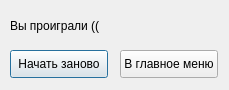
<?xml version="1.0" encoding="UTF-8"?>
<ui version="4.0">
 <class>level_lose</class>
 <widget class="QDialog" name="level_lose">
  <property name="geometry">
   <rect>
    <x>0</x>
    <y>0</y>
    <width>229</width>
    <height>90</height>
   </rect>
  </property>
  <property name="windowTitle">
   <string>Dialog</string>
  </property>
  <widget class="QLabel" name="label">
   <property name="geometry">
    <rect>
     <x>10</x>
     <y>10</y>
     <width>191</width>
     <height>31</height>
    </rect>
   </property>
   <property name="styleSheet">
    <string notr="true">font: 14pt &quot;Comic Sans MS&quot;;</string>
   </property>
   <property name="text">
    <string>Вы проиграли ((</string>
   </property>
  </widget>
  <widget class="QPushButton" name="replay">
   <property name="geometry">
    <rect>
     <x>10</x>
     <y>50</y>
     <width>98</width>
     <height>28</height>
    </rect>
   </property>
   <property name="sizePolicy">
    <sizepolicy hsizetype="Expanding" vsizetype="Expanding">
     <horstretch>0</horstretch>
     <verstretch>0</verstretch>
    </sizepolicy>
   </property>
   <property name="minimumSize">
    <size>
     <width>0</width>
     <height>0</height>
    </size>
   </property>
   <property name="sizeIncrement">
    <size>
     <width>0</width>
     <height>0</height>
    </size>
   </property>
   <property name="baseSize">
    <size>
     <width>0</width>
     <height>0</height>
    </size>
   </property>
   <property name="styleSheet">
    <string notr="true">QPushButton {
font: 8pt &quot;Comic Sans MS&quot;;
border-image: url(:/main/small_button.png);
}
QPushButton:pressed {
font: 8pt &quot;Comic Sans MS&quot;;
border-image: url(:/main/small_button_pressed.png);
}</string>
   </property>
   <property name="text">
    <string>Начать заново</string>
   </property>
  </widget>
  <widget class="QPushButton" name="main_menu">
   <property name="geometry">
    <rect>
     <x>120</x>
     <y>50</y>
     <width>98</width>
     <height>28</height>
    </rect>
   </property>
   <property name="sizePolicy">
    <sizepolicy hsizetype="Expanding" vsizetype="Expanding">
     <horstretch>0</horstretch>
     <verstretch>0</verstretch>
    </sizepolicy>
   </property>
   <property name="minimumSize">
    <size>
     <width>0</width>
     <height>0</height>
    </size>
   </property>
   <property name="sizeIncrement">
    <size>
     <width>0</width>
     <height>0</height>
    </size>
   </property>
   <property name="baseSize">
    <size>
     <width>0</width>
     <height>0</height>
    </size>
   </property>
   <property name="styleSheet">
    <string notr="true">QPushButton {
font: 8pt &quot;Comic Sans MS&quot;;
border-image: url(:/main/small_button.png);
}
QPushButton:pressed {
font: 8pt &quot;Comic Sans MS&quot;;
border-image: url(:/main/small_button_pressed.png);
}</string>
   </property>
   <property name="text">
    <string>В главное меню</string>
   </property>
  </widget>
 </widget>
 <resources>
  <include location="../res/res.qrc"/>
 </resources>
 <connections/>
</ui>
